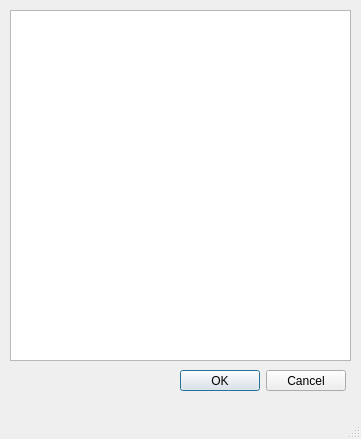
<?xml version="1.0" encoding="UTF-8"?>
<ui version="4.0">
 <class>MainWindow</class>
 <widget class="QMainWindow" name="MainWindow">
  <property name="geometry">
   <rect>
    <x>0</x>
    <y>0</y>
    <width>361</width>
    <height>439</height>
   </rect>
  </property>
  <property name="windowTitle">
   <string>MainWindow</string>
  </property>
  <widget class="QWidget" name="centralwidget">
   <widget class="QListView" name="listView">
    <property name="geometry">
     <rect>
      <x>10</x>
      <y>10</y>
      <width>341</width>
      <height>351</height>
     </rect>
    </property>
   </widget>
   <widget class="QDialogButtonBox" name="ok_cancel_button">
    <property name="geometry">
     <rect>
      <x>180</x>
      <y>370</y>
      <width>166</width>
      <height>21</height>
     </rect>
    </property>
    <property name="standardButtons">
     <set>QDialogButtonBox::Cancel|QDialogButtonBox::Ok</set>
    </property>
   </widget>
  </widget>
  <widget class="QMenuBar" name="menubar">
   <property name="geometry">
    <rect>
     <x>0</x>
     <y>0</y>
     <width>361</width>
     <height>20</height>
    </rect>
   </property>
  </widget>
  <widget class="QStatusBar" name="statusbar"/>
 </widget>
 <resources/>
 <connections/>
</ui>
